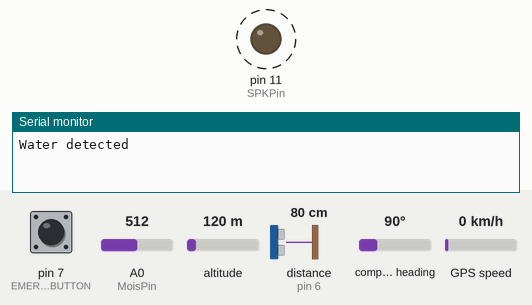
A sketch run on a simulated Arduino Uno, built with avr-gcc and run on an emulated ATmega328P. Shown: output pins drawn as LEDs (lit = HIGH), the last lines printed to the serial monitor. Wiring (inferred from the names in the program): ultrasonic range finder: trigger pin 5; echo pin 6. Dashed ring = blinking. The inputs (shaded band) are chosen by the test bench; at power-on: A0 (MoisPin) = 512, distance to the obstacle (sensor on pin 6) 80 cm, pin 7 (EMERGENCY_BUTTON) HIGH, altitude 120 m, compass heading 90°, GPS speed 0 km/h. The echo pulse lasts 58.3 µs per cm; the GPS gets a fix after 3 s at 37.7749, -122.4194 with 8 satellites; the modem accepts every AT command (registered, SIM ready, sends succeed) and sends nothing else; pins used as bus, display or sensor lines are not drawn.

Above: at 1.2 s.
1.3 s: A0 (MoisPin) set to 787
5.7 s: A0 (MoisPin) set to 817
At 6.7 s:
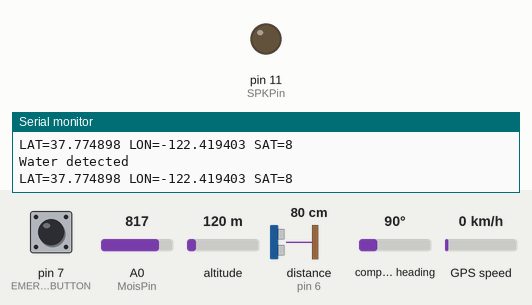
7.2 s: distance to the obstacle (sensor on pin 6) set to 53 cm
8.7 s: distance to the obstacle (sensor on pin 6) set to 47 cm
At 10.3 s:
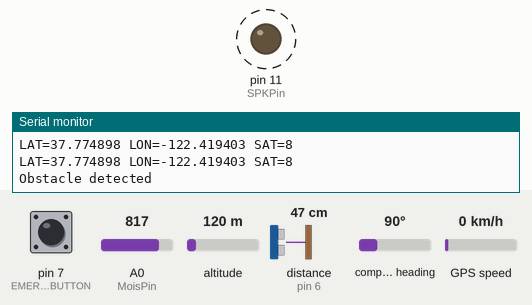
12.2 s: pin 7 (EMERGENCY_BUTTON) pulled LOW for 1 s
At 15.33 s:
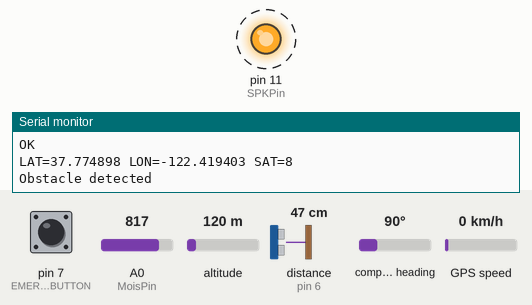
15.7 s: distance to the obstacle (sensor on pin 6) set to 60 cm
At 16.8 s:
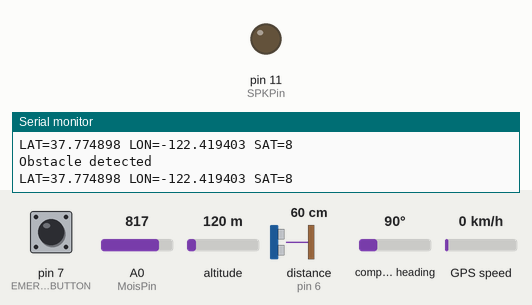
Timing chart, 0 to 18.2 s (numbered marks = the images above; inputs shaded):
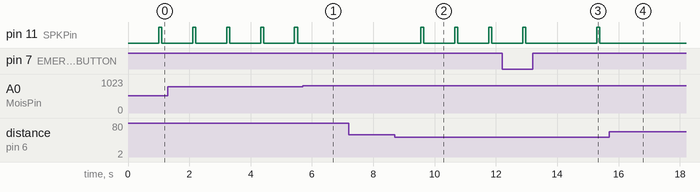

Measured:
- the behaviour switches between 799 and 800 on A0 (MoisPin) (found by bisection; images 0 and 1)
- the behaviour switches between 51 and 50 cm on distance to the obstacle (sensor on pin 6) (found by bisection; images 1 and 2)
- after the input at 5.7 s, pin 11 (SPKPin): stays LOW (without the input it goes to HIGH after 0.84 s)
- after the input at 8.7 s, pin 11 (SPKPin): alternates HIGH for 0.10 s and LOW for 1.0 s, starting after 0.85 s
- after the input at 12.2 s, pin 11 (SPKPin): LOW → HIGH after 3.1 s, → LOW 0.10 s later
- after the input at 15.7 s, pin 11 (SPKPin): stops changing and stays LOW
- by itself, pin 11 (SPKPin): alternates HIGH for 0.10 s and LOW for 1.0 s

The sketch:

sketch_smartarduinoblindstick.ino
```cpp
#include <SoftwareSerial.h>
#include <TinyGPS.h>

#define SPKPin 11
#define BuzzPin 13
#define MoisPin A0
#define GPSRX 3
#define GPSTX 4
#define UTrigPin 5
#define UEchoPin 6
#define EMERGENCY_BUTTON 7
#define GSM_TX 10
#define GSM_RX 12

TinyGPS gps;
SoftwareSerial serialGPS(GPSRX, GPSTX);
SoftwareSerial serialESP(8, 9);
SoftwareSerial gsmModule(GSM_TX, GSM_RX);

int threshold = 500; // Adjust threshold as needed for detecting voice playback

void setup() {
  Serial.begin(115200);
  serialGPS.begin(9600);
  serialESP.begin(115200);
  gsmModule.begin(9600); // Change baud rate if needed
  pinMode(SPKPin, OUTPUT);
  pinMode(UTrigPin, OUTPUT);
  pinMode(UEchoPin, INPUT);
  pinMode(EMERGENCY_BUTTON, INPUT_PULLUP);
}

void loca() {
  bool newData = false;
  unsigned long chars;
  unsigned short sentences, failed;

  for (unsigned long start = millis(); millis() - start < 1000;) {
    while (serialGPS.available()) {
      char c = serialGPS.read();
      if (gps.encode(c))
        newData = true;
    }
  }

  if (newData) {
    float flat, flon;
    unsigned long age;
    gps.f_get_position(&flat, &flon, &age);
    Serial.print("LAT=");
    Serial.print(flat == TinyGPS::GPS_INVALID_F_ANGLE ? 0.0 : flat, 6);
    Serial.print(" LON=");
    Serial.print(flon == TinyGPS::GPS_INVALID_F_ANGLE ? 0.0 : flon, 6);
    Serial.print(" SAT=");
    Serial.print(gps.satellites() == TinyGPS::GPS_INVALID_SATELLITES ? 0 : gps.satellites());
    Serial.println("");
  }
}

void beep() {
  digitalWrite(BuzzPin, HIGH);
  delay(100);
  digitalWrite(BuzzPin, LOW);
  delay(100);
}

void playVoice() {
  digitalWrite(SPKPin, HIGH); // Trigger playback
  delay(100); // Adjust delay as needed
  digitalWrite(SPKPin, LOW);
}

void dist() {
  int duration, distance;
  digitalWrite(UTrigPin, HIGH);
  delayMicroseconds(10);
  digitalWrite(UTrigPin, LOW);
  duration = pulseIn(UEchoPin, HIGH);
  distance = (duration / 2) / 29.1;
  if (distance < 50) {
    Serial.println("Obstacle detected");
    playVoice();
  }
}

void mois() {
  int moisture;
  moisture = analogRead(MoisPin);
  if (moisture < 800) {
    Serial.println("Water detected");
    playVoice();
  }
}

void checkEmergencyButton() {
  if (digitalRead(EMERGENCY_BUTTON) == LOW) {
    loca(); // Get current location
    Serial.println("Emergency Button Pressed!");
    float flat, flon;
    unsigned long age;
    gps.f_get_position(&flat, &flon, &age); // Retrieve latitude and longitude
    gsmModule.println("AT+CMGF=1"); // Set SMS mode to text
    delay(100);
    gsmModule.println("AT+CMGS=\"+918306708847\""); // Replace with recipient's phone number
    delay(100);
    gsmModule.print("Emergency! Current Location: LAT=");
    gsmModule.print(flat, 6);
    gsmModule.print(" LON=");
    gsmModule.print(flon, 6);
    //gsmModule.print(". ESP32 IP Address: ");
    //gsmModule.print(esp32IPAddress);
    gsmModule.write(26); // End of message character
    Serial.println("Message Sent!");
    //delay(5000); // Wait for SMS to be sent
  }
}

void loop() {
  loca();
  dist();
  mois();
  checkEmergencyButton();
  while (serialESP.available() > 0) {
    char inByte = serialESP.read();
    Serial.write(inByte);
  }
  while (gsmModule.available() > 0) {
    char inByte = gsmModule.read();
    Serial.write(inByte);
  }
}
```
